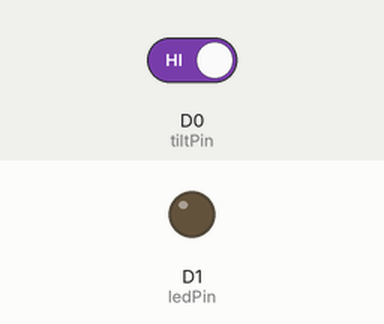
Simulated run of this sketch. Board: Particle Photon. Parts: output pins drawn as LEDs (lit = HIGH). The test bench sets the inputs (shaded band); at power-on: D0 (tiltPin) HIGH.

Above: at 1.2 s.
1.3 s: D0 (tiltPin) driven LOW
At 2.2 s:
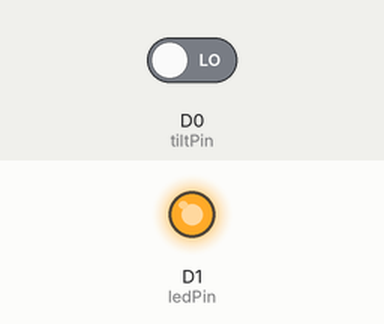
2.8 s: D0 (tiltPin) driven HIGH
At 3.8 s:
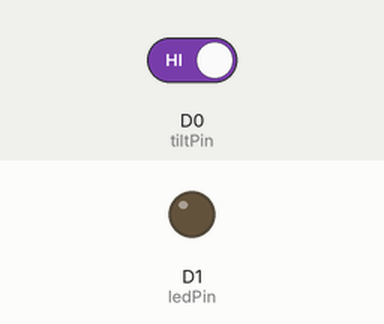
Timing chart, 0 to 5.8 s (numbered marks = the images above; inputs shaded):
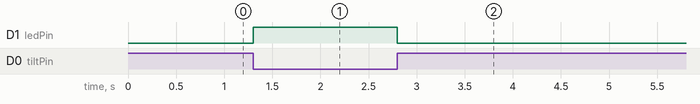

Measured:
- after the input at 1.3 s, D1 (ledPin): LOW → HIGH at once
- after the input at 2.8 s, D1 (ledPin): HIGH → LOW at once

The sketch:

TiltAndPublish.ino
```cpp
// The Pin the LED is on
int ledPin = D1;

// The pin we'll read the Tilt sensor from
int tiltPin = D0;

// Hold the state
int currentState = HIGH;

void setup()
{
  pinMode( ledPin, OUTPUT );
  pinMode( tiltPin, INPUT_PULLUP );


}

void loop()
{
    // Read the state from the tilt sensor
    int val = digitalRead( tiltPin );

    // we use the state to figure out what to do.
    // first let's see if the state has chaneged
    if( currentState != val)
    {
        // Why do we do this?
        // Well we don't want to keep publishing events
        // all the time. This means that we only
        // take actions when the state has changed.

        // If its tilted
        if( val == LOW )
        {
          // Display it on the LED
          digitalWrite( ledPin, HIGH );
          // Send an event
          Particle.publish( "tilt-sensor", "tilt detected" );
        }else{
          // Turn th LED off
          digitalWrite( ledPin, LOW );
        }
    }//end currentState if

    // finally update the state
    currentState = val;
}

/*

 To check what events your device is publishing
 use Curl on Mac OSX

 curl 'https://api.spark.io/v1/devices/[your_device_id/events?access_token=[your_access_token]'

 */
```
